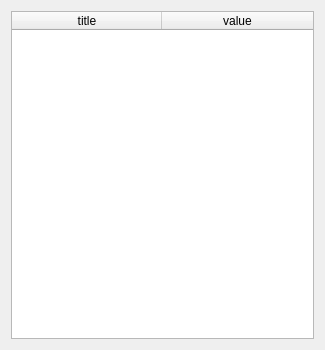
<?xml version="1.0" encoding="UTF-8"?>
<ui version="4.0">
 <class>ResultsDIalog</class>
 <widget class="QDialog" name="ResultsDIalog">
  <property name="geometry">
   <rect>
    <x>0</x>
    <y>0</y>
    <width>325</width>
    <height>350</height>
   </rect>
  </property>
  <property name="windowTitle">
   <string>Results</string>
  </property>
  <layout class="QGridLayout" name="gridLayout">
   <item row="0" column="0">
    <widget class="QTableWidget" name="tableWidget">
     <attribute name="horizontalHeaderCascadingSectionResizes">
      <bool>true</bool>
     </attribute>
     <attribute name="horizontalHeaderMinimumSectionSize">
      <number>40</number>
     </attribute>
     <attribute name="horizontalHeaderDefaultSectionSize">
      <number>150</number>
     </attribute>
     <attribute name="horizontalHeaderShowSortIndicator" stdset="0">
      <bool>true</bool>
     </attribute>
     <attribute name="horizontalHeaderStretchLastSection">
      <bool>true</bool>
     </attribute>
     <attribute name="verticalHeaderVisible">
      <bool>false</bool>
     </attribute>
     <attribute name="verticalHeaderCascadingSectionResizes">
      <bool>false</bool>
     </attribute>
     <attribute name="verticalHeaderHighlightSections">
      <bool>false</bool>
     </attribute>
     <column>
      <property name="text">
       <string>title</string>
      </property>
     </column>
     <column>
      <property name="text">
       <string>value</string>
      </property>
     </column>
    </widget>
   </item>
  </layout>
 </widget>
 <resources/>
 <connections/>
</ui>
